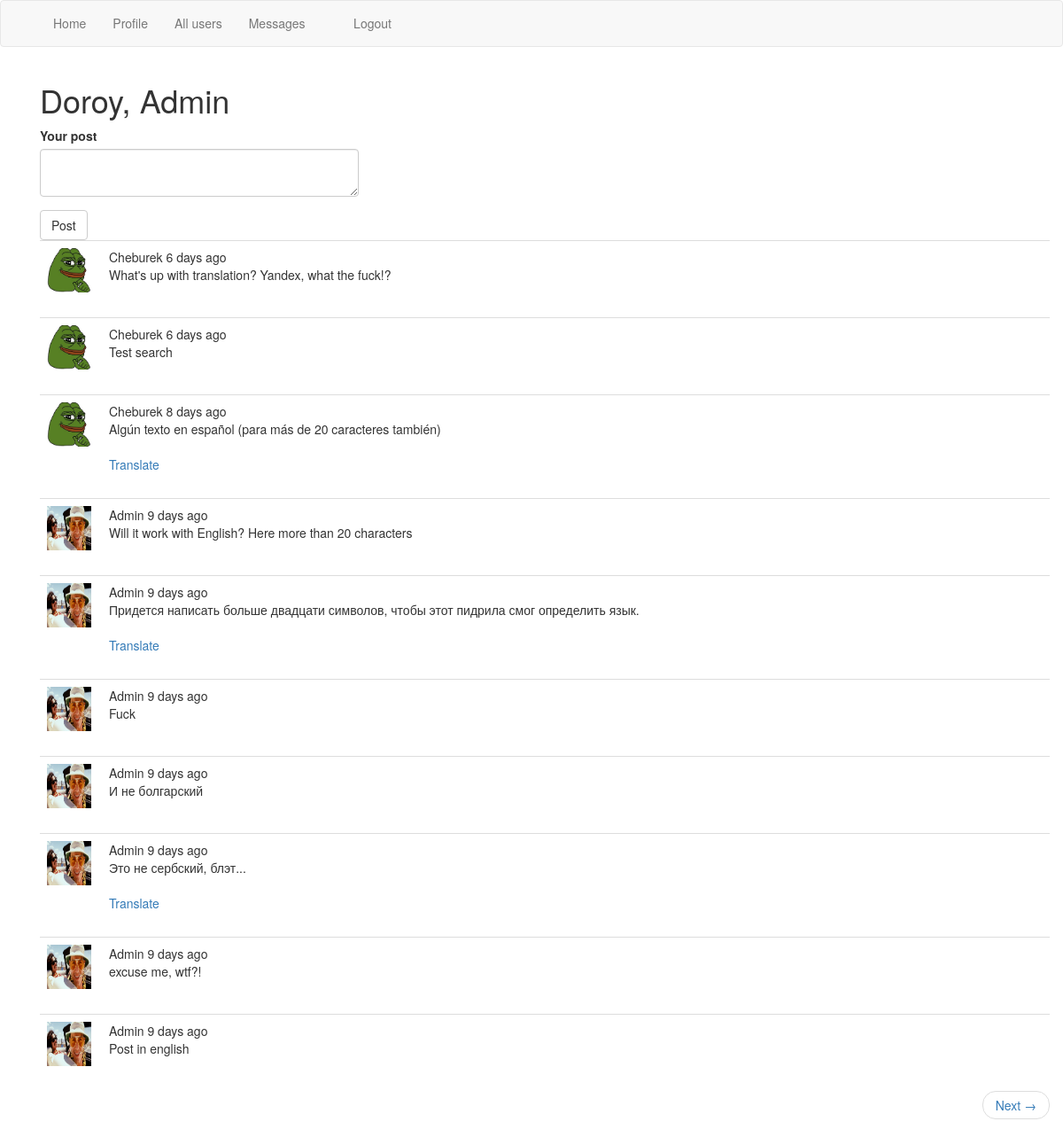
The page /index (signed in) on the database its author committed.
### app/models.py (models this page shows, shortened)
class PaginatedAPIMixin(object):
    @staticmethod
    def to_collection_dict(query, page, per_page, endpoint, **kwargs):
        resource = query.paginate(page, per_page, False)
        data = {
            'items': [item.to_dict() for item in resource.items],
            '_meta': {
                'page': page,
                'per_page': per_page,
                'total_pages': resource.pages,
                'total_items': resource.total
            },
            "_links": {
                'self': url_for(endpoint, page=page, per_page=per_page,
                                **kwargs),
                'next': url_for(endpoint, page=page + 1, per_page=per_page,
                                **kwargs) if resource.has_next else None,
                'prev': url_for(endpoint, page=page - 1, per_page=per_page,
                                **kwargs) if resource.has_prev else None
            }
        }
        return data

class User(UserMixin, PaginatedAPIMixin, db.Model):
    id = db.Column(db.Integer, primary_key=True)
    username = db.Column(db.String(64), index=True, unique=True)
    email = db.Column(db.String(128), index=True, unique=True)
    password_hash = db.Column(db.String(128))
    posts = db.relationship('Post', backref='author', lazy='dynamic')
    last_seen = db.Column(db.DateTime, default=datetime.utcnow)
    avatar_filename = db.Column(db.String(64))
    token = db.Column(db.String(32), index=True, unique=True)
    token_expiration = db.Column(db.DateTime)
    messages_sent = db.relationship('Message', foreign_keys='Message.sender_id',
                                    backref='author', lazy='dynamic')
    messages_received = db.relationship('Message', foreign_keys='Message.recipient_id',
                                        backref='recipient', lazy='dynamic')
    last_message_read_time = db.Column(db.DateTime)
    followed = db.relationship(
        'User',
        secondary=followers,
        primaryjoin=followers.c.follower_id == id,
        secondaryjoin=followers.c.followed_id == id,
        backref=db.backref('followers', lazy='dynamic'),
        lazy='dynamic'
    )
    notifications = db.relationship('Notification', backref='user', lazy='dynamic')
    tasks = db.relationship('Task', backref='user', lazy='dynamic')
    def avatar(self):
        if not self.avatar_filename:
            return "https://c.tcdn.co/993/fa2/993fa2c0-03d1-11e8-b435-0007cb0b8645/channel256.png"
        else:
            return url_for('static', filename='img/' + self.avatar_filename)
    def followed_posts(self):
        followed_posts = Post.query.join(followers, followers.c.followed_id == Post.user_id)\
            .filter(followers.c.follower_id == self.id)
        own_posts = Post.query.filter_by(user_id=self.id)
        return followed_posts.union(own_posts).order_by(Post.timestamp.desc())
    def new_messages(self):
        last_read_time = self.last_message_read_time or datetime(1900, 1, 1)
        return Message.query.filter_by(recipient=self).filter(Message.timestamp > last_read_time).count()
    def get_tasks_in_progress(self):
        return Task.query.filter_by(user=self, complete=False).all()

class SearchableMixin(object):
    @classmethod
    def before_commit(cls, session):
        session._changes = {
            'add': list(session.new),
            'update': list(session.dirty),
            'delete': list(session.deleted)
        }
    @classmethod
    def after_commit(cls, session):
        for obj in session._changes['add']:
            if isinstance(obj, SearchableMixin):
                add_to_index(obj.__tablename__, obj)
        for obj in session._changes['update']:
            if isinstance(obj, SearchableMixin):
                add_to_index(obj.__tablename__, obj)
        for obj in session._changes['delete']:
            if isinstance(obj, SearchableMixin):
                remove_from_index(obj.__tablename__, obj)
        session._changes = None

class Post(SearchableMixin, db.Model):
    id = db.Column(db.Integer, primary_key=True)
    body = db.Column(db.String(200))
    timestamp = db.Column(db.DateTime, default=datetime.utcnow)
    user_id = db.Column(db.Integer, db.ForeignKey('user.id'))
    language = db.Column(db.String(5))
    __searchable__ = ['body']

### app/main/routes.py (the view, shortened to what this page needs)
@bp.route('/', methods=['GET', 'POST'])
@bp.route('/index', methods=['GET', 'POST'])
@login_required
def index():
    form = PostForm()
    page = request.args.get('page', 1, type=int)
    posts = current_user.followed_posts().paginate(page, current_app.config["POST_PER_PAGE"], False)
    next = url_for('main.index', page=posts.next_num) if posts.has_next else None
    prev = url_for('main.index', page=posts.prev_num) if posts.has_prev else None
    return render_template("index.html", title=_("Sychevalnya"), posts=posts.items, form=form, prev_url=prev, next_url=next)

### app/main/forms.py
class PostForm(FlaskForm):
    post = fields.TextAreaField(_l('Your post'), validators=[validators.DataRequired(), validators.Length(max=200)])
    submit = fields.SubmitField(_l('Post'))

### app/main/routes.py (called while the page is built)
@bp.before_request
def before_request():
    if current_user.is_authenticated:
        current_user.last_seen = datetime.utcnow()
        db.session.commit()
        if current_app.elasticsearch:
            g.search_form = SearchForm()
    g.locale = str(get_locale())

### app/models.py (called while the page is built)
@login.user_loader
def load_user(id):
    return User.query.get(int(id))

### app/templates/index.html (shortened to what this page needs)
{% extends "base.html" %}
{% import 'bootstrap/wtf.html' as wtf %}
{% block app_content %}
    <h1>{{ _("Doroy") }}, {{ current_user.username if current_user.is_authenticated else "User" }}</h1>
    {% if form %}
        <div class="row">
        <div class="col-md-4">
            {{ wtf.quick_form(form) }}
        </div>
    </div>
    {% endif %}
    {% for post in posts %}
        {% include '_post.html' %}
    {% endfor %}
    <nav aria-label="...">
        <ul class="pager">
            {% if next_url %}
                <li class="next{% if not next_url %} disabled{% endif %}">
                    <a href="{{ next_url or '#' }}">
                        {{ _('Next') }}
                        <span aria-hidden="true">&rarr;</span>
                    </a>
                </li>
            {% endif %}
        </ul>
    </nav>
{% endblock %}

### app/templates/_post.html
<table class="table table-hover">
    <tr>
        <td width="70px">
            <span class="user_popup">
               <a href="{{ url_for('main.user', username=post.author.username) }}">
                    <img src="{{ post.author.avatar() }}" width="50" height="50">
                </a>
            </span>
        </td>
        <td>
            {{ post.author.username }}
            {{ moment(post.timestamp).fromNow() }}
            <br><span id="post{{ post.id }}">{{ post.body }}</span>
            {% if post.language and post.language != g.locale %}
                <br><br>
                <span id="translation{{ post.id }}">
                    <a href="javascript:translate(
                        '#post{{ post.id }}',
                        '#translation{{ post.id }}',
                        '{{ post.language }}',
                        '{{ g.locale }}'
                    );">
                        {{ _("Translate") }}
                    </a>
                </span>
            {% endif %}
        </td>
    </tr>
</table>

### rows shown on the page
User: username "Admin"
Post: author.avatar (picture), author.username "Cheburek", timestamp "6 days ago", body "What's up with translation? Yandex, what the fuck!?"
Post: author.avatar (picture), author.username "Cheburek", timestamp "6 days ago", body "Test search"
Post: author.avatar (picture), author.username "Cheburek", timestamp "8 days ago", body "Algún texto en español (para más de 20 caracteres también)"
Post: author.avatar (picture), author.username "Admin", timestamp "9 days ago", body "Will it work with English? Here more than 20 characters"
Post: author.avatar (picture), author.username "Admin", timestamp "9 days ago", body "Придется написать больше двадцати символов, чтобы этот пидрила смог определить язык."
Post: author.avatar (picture), author.username "Admin", timestamp "9 days ago", body "Fuck"
Post: author.avatar (picture), author.username "Admin", timestamp "9 days ago", body "И не болгарский"
Post: author.avatar (picture), author.username "Admin", timestamp "9 days ago", body "Это не сербский, блэт..."
Post: author.avatar (picture), author.username "Admin", timestamp "9 days ago", body "excuse me, wtf?!"
Post: author.avatar (picture), author.username "Admin", timestamp "9 days ago", body "Post in english"
